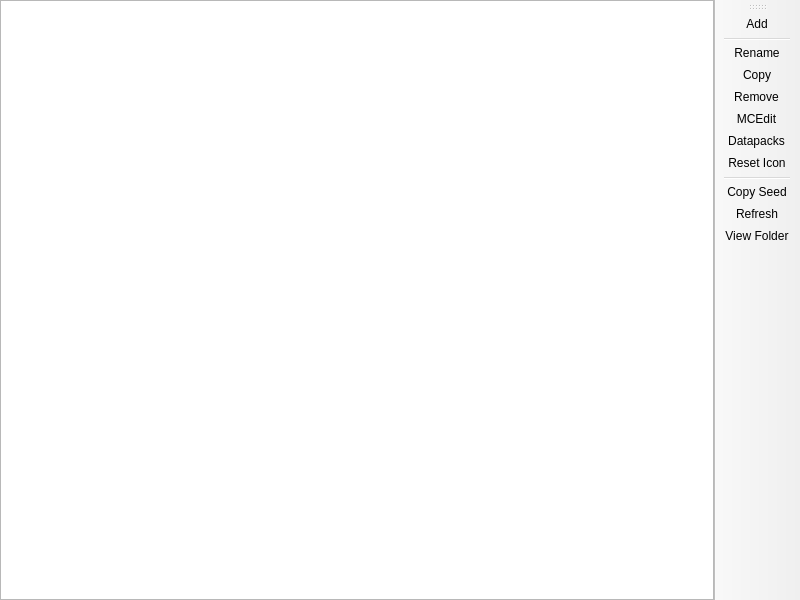
<?xml version="1.0" encoding="UTF-8"?>
<ui version="4.0">
 <class>WorldListPage</class>
 <widget class="QMainWindow" name="WorldListPage">
  <property name="geometry">
   <rect>
    <x>0</x>
    <y>0</y>
    <width>800</width>
    <height>600</height>
   </rect>
  </property>
  <widget class="QWidget" name="centralwidget">
   <layout class="QHBoxLayout" name="horizontalLayout">
    <property name="leftMargin">
     <number>0</number>
    </property>
    <property name="topMargin">
     <number>0</number>
    </property>
    <property name="rightMargin">
     <number>0</number>
    </property>
    <property name="bottomMargin">
     <number>0</number>
    </property>
    <item>
     <widget class="QTreeView" name="worldTreeView">
      <property name="sizePolicy">
       <sizepolicy hsizetype="Expanding" vsizetype="Expanding">
        <horstretch>0</horstretch>
        <verstretch>0</verstretch>
       </sizepolicy>
      </property>
      <property name="acceptDrops">
       <bool>true</bool>
      </property>
      <property name="dragDropMode">
       <enum>QAbstractItemView::DragDrop</enum>
      </property>
      <property name="alternatingRowColors">
       <bool>true</bool>
      </property>
      <property name="rootIsDecorated">
       <bool>false</bool>
      </property>
      <property name="itemsExpandable">
       <bool>false</bool>
      </property>
      <property name="sortingEnabled">
       <bool>true</bool>
      </property>
      <property name="allColumnsShowFocus">
       <bool>true</bool>
      </property>
      <attribute name="headerStretchLastSection">
       <bool>false</bool>
      </attribute>
     </widget>
    </item>
   </layout>
  </widget>
  <widget class="WideBar" name="toolBar">
   <property name="windowTitle">
    <string>Actions</string>
   </property>
   <property name="allowedAreas">
    <set>Qt::LeftToolBarArea|Qt::RightToolBarArea</set>
   </property>
   <property name="toolButtonStyle">
    <enum>Qt::ToolButtonTextOnly</enum>
   </property>
   <property name="floatable">
    <bool>false</bool>
   </property>
   <attribute name="toolBarArea">
    <enum>RightToolBarArea</enum>
   </attribute>
   <attribute name="toolBarBreak">
    <bool>false</bool>
   </attribute>
   <addaction name="actionAdd"/>
   <addaction name="separator"/>
   <addaction name="actionRename"/>
   <addaction name="actionCopy"/>
   <addaction name="actionRemove"/>
   <addaction name="actionMCEdit"/>
   <addaction name="actionDatapacks"/>
   <addaction name="actionReset_Icon"/>
   <addaction name="separator"/>
   <addaction name="actionCopy_Seed"/>
   <addaction name="actionRefresh"/>
   <addaction name="actionView_Folder"/>
  </widget>
  <action name="actionAdd">
   <property name="text">
    <string>Add</string>
   </property>
  </action>
  <action name="actionRename">
   <property name="text">
    <string>Rename</string>
   </property>
  </action>
  <action name="actionCopy">
   <property name="text">
    <string>Copy</string>
   </property>
  </action>
  <action name="actionRemove">
   <property name="text">
    <string>Remove</string>
   </property>
  </action>
  <action name="actionMCEdit">
   <property name="text">
    <string>MCEdit</string>
   </property>
  </action>
  <action name="actionCopy_Seed">
   <property name="text">
    <string>Copy Seed</string>
   </property>
  </action>
  <action name="actionRefresh">
   <property name="text">
    <string>Refresh</string>
   </property>
  </action>
  <action name="actionView_Folder">
   <property name="text">
    <string>View Folder</string>
   </property>
  </action>
  <action name="actionReset_Icon">
   <property name="text">
    <string>Reset Icon</string>
   </property>
   <property name="toolTip">
    <string>Remove world icon to make the game re-generate it on next load.</string>
   </property>
  </action>
  <action name="actionDatapacks">
   <property name="text">
    <string>Datapacks</string>
   </property>
   <property name="toolTip">
    <string>Manage datapacks inside the world.</string>
   </property>
  </action>
 </widget>
 <customwidgets>
  <customwidget>
   <class>WideBar</class>
   <extends>QToolBar</extends>
   <header>ui/widgets/WideBar.h</header>
  </customwidget>
 </customwidgets>
 <resources/>
 <connections/>
</ui>
